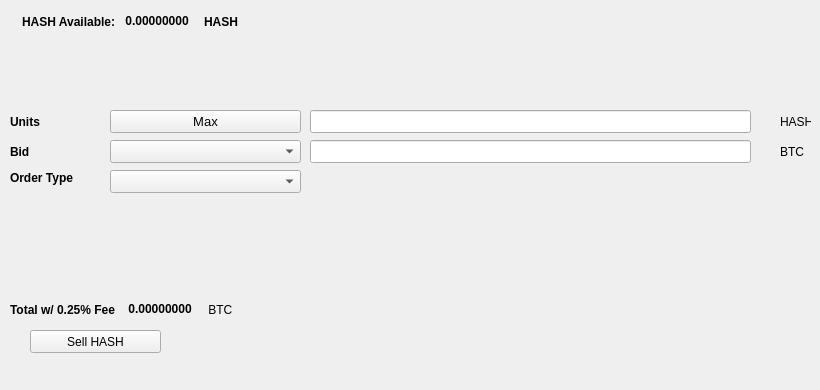
   <widget class="QWidget" name="SellTab">
    <attribute name="title">
     <string>Sell</string>
    </attribute>
    <widget class="QLabel" name="label_16">
     <property name="geometry">
      <rect>
       <x>780</x>
       <y>140</y>
       <width>31</width>
       <height>23</height>
      </rect>
     </property>
     <property name="text">
      <string>BTC</string>
     </property>
    </widget>
    <widget class="QComboBox" name="SellBidcomboBox">
     <property name="geometry">
      <rect>
       <x>110</x>
       <y>140</y>
       <width>191</width>
       <height>23</height>
      </rect>
     </property>
     <property name="font">
      <font>
       <pointsize>10</pointsize>
      </font>
     </property>
    </widget>
    <widget class="QLabel" name="label_18">
     <property name="geometry">
      <rect>
       <x>10</x>
       <y>110</y>
       <width>46</width>
       <height>23</height>
      </rect>
     </property>
     <property name="font">
      <font>
       <weight>75</weight>
       <bold>true</bold>
      </font>
     </property>
     <property name="text">
      <string>Units</string>
     </property>
    </widget>
    <widget class="QPushButton" name="Sell_Max_Amount">
     <property name="geometry">
      <rect>
       <x>110</x>
       <y>110</y>
       <width>191</width>
       <height>23</height>
      </rect>
     </property>
     <property name="font">
      <font>
       <pointsize>10</pointsize>
      </font>
     </property>
     <property name="text">
      <string>Max</string>
     </property>
    </widget>
    <widget class="QLabel" name="label_20">
     <property name="geometry">
      <rect>
       <x>10</x>
       <y>170</y>
       <width>91</width>
       <height>16</height>
      </rect>
     </property>
     <property name="font">
      <font>
       <weight>75</weight>
       <bold>true</bold>
      </font>
     </property>
     <property name="text">
      <string>Order Type</string>
     </property>
    </widget>
    <widget class="QComboBox" name="SellOrdertypeCombo">
     <property name="geometry">
      <rect>
       <x>110</x>
       <y>170</y>
       <width>191</width>
       <height>23</height>
      </rect>
     </property>
     <property name="font">
      <font>
       <pointsize>10</pointsize>
      </font>
     </property>
    </widget>
    <widget class="QLabel" name="label_21">
     <property name="geometry">
      <rect>
       <x>10</x>
       <y>140</y>
       <width>46</width>
       <height>23</height>
      </rect>
     </property>
     <property name="font">
      <font>
       <weight>75</weight>
       <bold>true</bold>
      </font>
     </property>
     <property name="text">
      <string>Bid</string>
     </property>
    </widget>
    <widget class="QLabel" name="label_22">
     <property name="geometry">
      <rect>
       <x>780</x>
       <y>110</y>
       <width>31</width>
       <height>23</height>
      </rect>
     </property>
     <property name="text">
      <string>HASH</string>
     </property>
    </widget>
    <widget class="QLineEdit" name="UnitsInputHASH">
     <property name="geometry">
      <rect>
       <x>310</x>
       <y>110</y>
       <width>441</width>
       <height>23</height>
      </rect>
     </property>
     <property name="font">
      <font>
       <pointsize>9</pointsize>
       <weight>75</weight>
       <bold>true</bold>
      </font>
     </property>
    </widget>
    <widget class="QLineEdit" name="SellBidPriceEdit">
     <property name="geometry">
      <rect>
       <x>310</x>
       <y>140</y>
       <width>441</width>
       <height>23</height>
      </rect>
     </property>
     <property name="font">
      <font>
       <pointsize>9</pointsize>
       <weight>75</weight>
       <bold>true</bold>
      </font>
     </property>
    </widget>
    <widget class="QPushButton" name="SellHASHBTN">
     <property name="geometry">
      <rect>
       <x>30</x>
       <y>330</y>
       <width>131</width>
       <height>23</height>
      </rect>
     </property>
     <property name="text">
      <string>Sell HASH</string>
     </property>
     <property name="icon">
      <iconset resource="../bhash">
       <normaloff>:/icons/bitcoin</normaloff>:/icons/bitcoin</iconset>
     </property>
    </widget>
    <widget class="QWidget" name="layoutWidget3">
     <property name="geometry">
      <rect>
       <x>22</x>
       <y>12</y>
       <width>258</width>
       <height>19</height>
      </rect>
     </property>
     <layout class="QHBoxLayout" name="horizontalLayout">
      <item>
       <widget class="QLabel" name="label232_2">
        <property name="font">
         <font>
          <weight>75</weight>
          <bold>true</bold>
         </font>
        </property>
        <property name="text">
         <string>HASH Available:</string>
        </property>
       </widget>
      </item>
      <item>
       <widget class="QLabel" name="HASHAvailableLabel">
        <property name="palette">
         <palette>
          <active>
           <colorrole role="WindowText">
            <brush brushstyle="SolidPattern">
             <color alpha="255">
              <red>0</red>
              <green>0</green>
              <blue>0</blue>
             </color>
            </brush>
           </colorrole>
           <colorrole role="Button">
            <brush brushstyle="SolidPattern">
             <color alpha="255">
              <red>0</red>
              <green>170</green>
              <blue>0</blue>
             </color>
            </brush>
           </colorrole>
           <colorrole role="Light">
            <brush brushstyle="SolidPattern">
             <color alpha="255">
              <red>0</red>
              <green>255</green>
              <blue>0</blue>
             </color>
            </brush>
           </colorrole>
           <colorrole role="Midlight">
            <brush brushstyle="SolidPattern">
             <color alpha="255">
              <red>0</red>
              <green>212</green>
              <blue>0</blue>
             </color>
            </brush>
           </colorrole>
           <colorrole role="Dark">
            <brush brushstyle="SolidPattern">
             <color alpha="255">
              <red>0</red>
              <green>85</green>
              <blue>0</blue>
             </color>
            </brush>
           </colorrole>
           <colorrole role="Mid">
            <brush brushstyle="SolidPattern">
             <color alpha="255">
              <red>0</red>
              <green>113</green>
              <blue>0</blue>
             </color>
            </brush>
           </colorrole>
           <colorrole role="Text">
            <brush brushstyle="SolidPattern">
             <color alpha="255">
              <red>0</red>
              <green>170</green>
              <blue>0</blue>
             </color>
            </brush>
           </colorrole>
           <colorrole role="BrightText">
            <brush brushstyle="SolidPattern">
             <color alpha="255">
              <red>255</red>
              <green>255</green>
              <blue>255</blue>
             </color>
            </brush>
           </colorrole>
           <colorrole role="ButtonText">
            <brush brushstyle="SolidPattern">
             <color alpha="255">
              <red>0</red>
              <green>0</green>
              <blue>0</blue>
             </color>
            </brush>
           </colorrole>
           <colorrole role="Base">
            <brush brushstyle="SolidPattern">
             <color alpha="255">
              <red>255</red>
              <green>255</green>
              <blue>255</blue>
             </color>
            </brush>
           </colorrole>
           <colorrole role="Window">
            <brush brushstyle="SolidPattern">
             <color alpha="255">
              <red>0</red>
              <green>170</green>
              <blue>0</blue>
             </color>
            </brush>
           </colorrole>
           <colorrole role="Shadow">
            <brush brushstyle="SolidPattern">
             <color alpha="255">
              <red>0</red>
              <green>0</green>
              <blue>0</blue>
             </color>
            </brush>
           </colorrole>
           <colorrole role="AlternateBase">
            <brush brushstyle="SolidPattern">
             <color alpha="255">
              <red>127</red>
              <green>212</green>
              <blue>127</blue>
             </color>
            </brush>
           </colorrole>
           <colorrole role="ToolTipBase">
            <brush brushstyle="SolidPattern">
             <color alpha="255">
              <red>255</red>
              <green>255</green>
              <blue>220</blue>
             </color>
            </brush>
           </colorrole>
           <colorrole role="ToolTipText">
            <brush brushstyle="SolidPattern">
             <color alpha="255">
              <red>0</red>
              <green>0</green>
              <blue>0</blue>
             </color>
            </brush>
           </colorrole>
          </active>
          <inactive>
           <colorrole role="WindowText">
            <brush brushstyle="SolidPattern">
             <color alpha="255">
              <red>0</red>
              <green>0</green>
              <blue>0</blue>
             </color>
            </brush>
           </colorrole>
           <colorrole role="Button">
            <brush brushstyle="SolidPattern">
             <color alpha="255">
              <red>0</red>
              <green>170</green>
              <blue>0</blue>
             </color>
            </brush>
           </colorrole>
           <colorrole role="Light">
            <brush brushstyle="SolidPattern">
             <color alpha="255">
              <red>0</red>
              <green>255</green>
              <blue>0</blue>
             </color>
            </brush>
           </colorrole>
           <colorrole role="Midlight">
            <brush brushstyle="SolidPattern">
             <color alpha="255">
              <red>0</red>
              <green>212</green>
              <blue>0</blue>
             </color>
            </brush>
           </colorrole>
           <colorrole role="Dark">
            <brush brushstyle="SolidPattern">
             <color alpha="255">
              <red>0</red>
              <green>85</green>
              <blue>0</blue>
             </color>
            </brush>
           </colorrole>
           <colorrole role="Mid">
            <brush brushstyle="SolidPattern">
             <color alpha="255">
              <red>0</red>
              <green>113</green>
              <blue>0</blue>
             </color>
            </brush>
           </colorrole>
           <colorrole role="Text">
            <brush brushstyle="SolidPattern">
             <color alpha="255">
              <red>0</red>
              <green>170</green>
              <blue>0</blue>
             </color>
            </brush>
           </colorrole>
           <colorrole role="BrightText">
            <brush brushstyle="SolidPattern">
             <color alpha="255">
              <red>255</red>
              <green>255</green>
              <blue>255</blue>
             </color>
            </brush>
           </colorrole>
           <colorrole role="ButtonText">
            <brush brushstyle="SolidPattern">
             <color alpha="255">
              <red>0</red>
              <green>0</green>
              <blue>0</blue>
             </color>
            </brush>
           </colorrole>
           <colorrole role="Base">
            <brush brushstyle="SolidPattern">
             <color alpha="255">
              <red>255</red>
              <green>255</green>
              <blue>255</blue>
             </color>
            </brush>
           </colorrole>
           <colorrole role="Window">
            <brush brushstyle="SolidPattern">
             <color alpha="255">
              <red>0</red>
              <green>170</green>
              <blue>0</blue>
             </color>
            </brush>
           </colorrole>
           <colorrole role="Shadow">
            <brush brushstyle="SolidPattern">
             <color alpha="255">
              <red>0</red>
              <green>0</green>
              <blue>0</blue>
             </color>
            </brush>
           </colorrole>
           <colorrole role="AlternateBase">
            <brush brushstyle="SolidPattern">
             <color alpha="255">
              <red>127</red>
              <green>212</green>
              <blue>127</blue>
             </color>
            </brush>
           </colorrole>
           <colorrole role="ToolTipBase">
            <brush brushstyle="SolidPattern">
             <color alpha="255">
              <red>255</red>
              <green>255</green>
              <blue>220</blue>
             </color>
            </brush>
           </colorrole>
           <colorrole role="ToolTipText">
            <brush brushstyle="SolidPattern">
             <color alpha="255">
              <red>0</red>
              <green>0</green>
              <blue>0</blue>
             </color>
            </brush>
           </colorrole>
          </inactive>
          <disabled>
           <colorrole role="WindowText">
            <brush brushstyle="SolidPattern">
             <color alpha="255">
              <red>0</red>
              <green>85</green>
              <blue>0</blue>
             </color>
            </brush>
           </colorrole>
           <colorrole role="Button">
            <brush brushstyle="SolidPattern">
             <color alpha="255">
              <red>0</red>
              <green>170</green>
              <blue>0</blue>
             </color>
            </brush>
           </colorrole>
           <colorrole role="Light">
            <brush brushstyle="SolidPattern">
             <color alpha="255">
              <red>0</red>
              <green>255</green>
              <blue>0</blue>
             </color>
            </brush>
           </colorrole>
           <colorrole role="Midlight">
            <brush brushstyle="SolidPattern">
             <color alpha="255">
              <red>0</red>
              <green>212</green>
              <blue>0</blue>
             </color>
            </brush>
           </colorrole>
           <colorrole role="Dark">
            <brush brushstyle="SolidPattern">
             <color alpha="255">
              <red>0</red>
              <green>85</green>
              <blue>0</blue>
             </color>
            </brush>
           </colorrole>
           <colorrole role="Mid">
            <brush brushstyle="SolidPattern">
             <color alpha="255">
              <red>0</red>
              <green>113</green>
              <blue>0</blue>
             </color>
            </brush>
           </colorrole>
           <colorrole role="Text">
            <brush brushstyle="SolidPattern">
             <color alpha="255">
              <red>0</red>
              <green>85</green>
              <blue>0</blue>
             </color>
            </brush>
           </colorrole>
           <colorrole role="BrightText">
            <brush brushstyle="SolidPattern">
             <color alpha="255">
              <red>255</red>
              <green>255</green>
              <blue>255</blue>
             </color>
            </brush>
           </colorrole>
           <colorrole role="ButtonText">
            <brush brushstyle="SolidPattern">
             <color alpha="255">
              <red>0</red>
              <green>85</green>
              <blue>0</blue>
             </color>
            </brush>
           </colorrole>
           <colorrole role="Base">
            <brush brushstyle="SolidPattern">
             <color alpha="255">
              <red>0</red>
              <green>170</green>
              <blue>0</blue>
             </color>
            </brush>
           </colorrole>
           <colorrole role="Window">
            <brush brushstyle="SolidPattern">
             <color alpha="255">
              <red>0</red>
              <green>170</green>
              <blue>0</blue>
             </color>
            </brush>
           </colorrole>
           <colorrole role="Shadow">
            <brush brushstyle="SolidPattern">
             <color alpha="255">
              <red>0</red>
              <green>0</green>
              <blue>0</blue>
             </color>
            </brush>
           </colorrole>
           <colorrole role="AlternateBase">
            <brush brushstyle="SolidPattern">
             <color alpha="255">
              <red>0</red>
              <green>170</green>
              <blue>0</blue>
             </color>
            </brush>
           </colorrole>
           <colorrole role="ToolTipBase">
            <brush brushstyle="SolidPattern">
             <color alpha="255">
              <red>255</red>
              <green>255</green>
              <blue>220</blue>
             </color>
            </brush>
           </colorrole>
           <colorrole role="ToolTipText">
            <brush brushstyle="SolidPattern">
             <color alpha="255">
              <red>0</red>
              <green>0</green>
              <blue>0</blue>
             </color>
            </brush>
           </colorrole>
          </disabled>
         </palette>
        </property>
        <property name="font">
         <font>
          <weight>75</weight>
          <bold>true</bold>
         </font>
        </property>
        <property name="text">
         <string> 0.00000000 </string>
        </property>
        <property name="textInteractionFlags">
         <set>Qt::LinksAccessibleByMouse|Qt::TextSelectableByKeyboard|Qt::TextSelectableByMouse</set>
        </property>
       </widget>
      </item>
      <item>
       <widget class="QLabel" name="labelHASH">
        <property name="font">
         <font>
          <weight>75</weight>
          <bold>true</bold>
         </font>
        </property>
        <property name="text">
         <string>HASH</string>
        </property>
       </widget>
      </item>
     </layout>
    </widget>
    <widget class="QWidget" name="layoutWidget">
     <property name="geometry">
      <rect>
       <x>10</x>
       <y>300</y>
       <width>268</width>
       <height>19</height>
      </rect>
     </property>
     <layout class="QHBoxLayout" name="horizontalLayout_2">
      <item>
       <widget class="QLabel" name="label_19">
        <property name="font">
         <font>
          <weight>75</weight>
          <bold>true</bold>
         </font>
        </property>
        <property name="text">
         <string>Total w/ 0.25% Fee </string>
        </property>
       </widget>
      </item>
      <item>
       <widget class="QLabel" name="SellCostLabel">
        <property name="palette">
         <palette>
          <active>
           <colorrole role="WindowText">
            <brush brushstyle="SolidPattern">
             <color alpha="255">
              <red>0</red>
              <green>0</green>
              <blue>0</blue>
             </color>
            </brush>
           </colorrole>
           <colorrole role="Button">
            <brush brushstyle="SolidPattern">
             <color alpha="255">
              <red>0</red>
              <green>170</green>
              <blue>0</blue>
             </color>
            </brush>
           </colorrole>
           <colorrole role="Light">
            <brush brushstyle="SolidPattern">
             <color alpha="255">
              <red>0</red>
              <green>255</green>
              <blue>0</blue>
             </color>
            </brush>
           </colorrole>
           <colorrole role="Midlight">
            <brush brushstyle="SolidPattern">
             <color alpha="255">
              <red>0</red>
              <green>212</green>
              <blue>0</blue>
             </color>
            </brush>
           </colorrole>
           <colorrole role="Dark">
            <brush brushstyle="SolidPattern">
             <color alpha="255">
              <red>0</red>
              <green>85</green>
              <blue>0</blue>
             </color>
            </brush>
           </colorrole>
           <colorrole role="Mid">
            <brush brushstyle="SolidPattern">
             <color alpha="255">
              <red>0</red>
              <green>113</green>
              <blue>0</blue>
             </color>
            </brush>
           </colorrole>
           <colorrole role="Text">
            <brush brushstyle="SolidPattern">
             <color alpha="255">
              <red>0</red>
              <green>170</green>
              <blue>0</blue>
             </color>
            </brush>
           </colorrole>
           <colorrole role="BrightText">
            <brush brushstyle="SolidPattern">
             <color alpha="255">
              <red>255</red>
              <green>255</green>
              <blue>255</blue>
             </color>
            </brush>
           </colorrole>
           <colorrole role="ButtonText">
            <brush brushstyle="SolidPattern">
             <color alpha="255">
              <red>0</red>
              <green>0</green>
              <blue>0</blue>
             </color>
            </brush>
           </colorrole>
           <colorrole role="Base">
            <brush brushstyle="SolidPattern">
             <color alpha="255">
              <red>255</red>
              <green>255</green>
              <blue>255</blue>
             </color>
            </brush>
           </colorrole>
           <colorrole role="Window">
            <brush brushstyle="SolidPattern">
             <color alpha="255">
              <red>0</red>
              <green>170</green>
              <blue>0</blue>
             </color>
            </brush>
           </colorrole>
           <colorrole role="Shadow">
            <brush brushstyle="SolidPattern">
             <color alpha="255">
              <red>0</red>
              <green>0</green>
              <blue>0</blue>
             </color>
            </brush>
           </colorrole>
           <colorrole role="AlternateBase">
            <brush brushstyle="SolidPattern">
             <color alpha="255">
              <red>127</red>
              <green>212</green>
              <blue>127</blue>
             </color>
            </brush>
           </colorrole>
           <colorrole role="ToolTipBase">
            <brush brushstyle="SolidPattern">
             <color alpha="255">
              <red>255</red>
              <green>255</green>
              <blue>220</blue>
             </color>
            </brush>
           </colorrole>
           <colorrole role="ToolTipText">
            <brush brushstyle="SolidPattern">
             <color alpha="255">
              <red>0</red>
              <green>0</green>
              <blue>0</blue>
             </color>
            </brush>
           </colorrole>
          </active>
          <inactive>
           <colorrole role="WindowText">
            <brush brushstyle="SolidPattern">
             <color alpha="255">
              <red>0</red>
              <green>0</green>
              <blue>0</blue>
             </color>
            </brush>
           </colorrole>
           <colorrole role="Button">
            <brush brushstyle="SolidPattern">
             <color alpha="255">
              <red>0</red>
              <green>170</green>
              <blue>0</blue>
             </color>
            </brush>
           </colorrole>
           <colorrole role="Light">
            <brush brushstyle="SolidPattern">
             <color alpha="255">
              <red>0</red>
              <green>255</green>
              <blue>0</blue>
             </color>
            </brush>
           </colorrole>
           <colorrole role="Midlight">
            <brush brushstyle="SolidPattern">
             <color alpha="255">
              <red>0</red>
              <green>212</green>
              <blue>0</blue>
             </color>
            </brush>
           </colorrole>
           <colorrole role="Dark">
            <brush brushstyle="SolidPattern">
             <color alpha="255">
              <red>0</red>
              <green>85</green>
              <blue>0</blue>
             </color>
            </brush>
           </colorrole>
           <colorrole role="Mid">
            <brush brushstyle="SolidPattern">
             <color alpha="255">
              <red>0</red>
              <green>113</green>
              <blue>0</blue>
             </color>
            </brush>
           </colorrole>
           <colorrole role="Text">
            <brush brushstyle="SolidPattern">
             <color alpha="255">
              <red>0</red>
              <green>170</green>
              <blue>0</blue>
             </color>
            </brush>
           </colorrole>
           <colorrole role="BrightText">
            <brush brushstyle="SolidPattern">
             <color alpha="255">
              <red>255</red>
              <green>255</green>
              <blue>255</blue>
             </color>
            </brush>
           </colorrole>
           <colorrole role="ButtonText">
            <brush brushstyle="SolidPattern">
             <color alpha="255">
              <red>0</red>
              <green>0</green>
              <blue>0</blue>
             </color>
            </brush>
           </colorrole>
           <colorrole role="Base">
            <brush brushstyle="SolidPattern">
             <color alpha="255">
              <red>255</red>
              <green>255</green>
              <blue>255</blue>
             </color>
            </brush>
           </colorrole>
           <colorrole role="Window">
            <brush brushstyle="SolidPattern">
             <color alpha="255">
              <red>0</red>
              <green>170</green>
              <blue>0</blue>
             </color>
            </brush>
           </colorrole>
           <colorrole role="Shadow">
            <brush brushstyle="SolidPattern">
             <color alpha="255">
              <red>0</red>
              <green>0</green>
              <blue>0</blue>
             </color>
            </brush>
           </colorrole>
           <colorrole role="AlternateBase">
            <brush brushstyle="SolidPattern">
             <color alpha="255">
              <red>127</red>
              <green>212</green>
              <blue>127</blue>
             </color>
            </brush>
           </colorrole>
           <colorrole role="ToolTipBase">
            <brush brushstyle="SolidPattern">
             <color alpha="255">
              <red>255</red>
              <green>255</green>
              <blue>220</blue>
             </color>
            </brush>
           </colorrole>
           <colorrole role="ToolTipText">
            <brush brushstyle="SolidPattern">
             <color alpha="255">
              <red>0</red>
              <green>0</green>
              <blue>0</blue>
             </color>
            </brush>
           </colorrole>
          </inactive>
          <disabled>
           <colorrole role="WindowText">
            <brush brushstyle="SolidPattern">
             <color alpha="255">
              <red>0</red>
              <green>85</green>
              <blue>0</blue>
             </color>
            </brush>
           </colorrole>
           <colorrole role="Button">
            <brush brushstyle="SolidPattern">
             <color alpha="255">
              <red>0</red>
              <green>170</green>
              <blue>0</blue>
             </color>
            </brush>
           </colorrole>
           <colorrole role="Light">
            <brush brushstyle="SolidPattern">
             <color alpha="255">
              <red>0</red>
              <green>255</green>
              <blue>0</blue>
             </color>
            </brush>
           </colorrole>
           <colorrole role="Midlight">
            <brush brushstyle="SolidPattern">
             <color alpha="255">
              <red>0</red>
              <green>212</green>
              <blue>0</blue>
             </color>
            </brush>
           </colorrole>
           <colorrole role="Dark">
            <brush brushstyle="SolidPattern">
             <color alpha="255">
              <red>0</red>
              <green>85</green>
              <blue>0</blue>
             </color>
            </brush>
           </colorrole>
           <colorrole role="Mid">
            <brush brushstyle="SolidPattern">
             <color alpha="255">
              <red>0</red>
              <green>113</green>
              <blue>0</blue>
             </color>
            </brush>
           </colorrole>
           <colorrole role="Text">
            <brush brushstyle="SolidPattern">
             <color alpha="255">
              <red>0</red>
              <green>85</green>
              <blue>0</blue>
             </color>
            </brush>
           </colorrole>
           <colorrole role="BrightText">
            <brush brushstyle="SolidPattern">
             <color alpha="255">
              <red>255</red>
              <green>255</green>
              <blue>255</blue>
             </color>
            </brush>
           </colorrole>
           <colorrole role="ButtonText">
            <brush brushstyle="SolidPattern">
             <color alpha="255">
              <red>0</red>
              <green>85</green>
              <blue>0</blue>
             </color>
            </brush>
           </colorrole>
           <colorrole role="Base">
            <brush brushstyle="SolidPattern">
             <color alpha="255">
              <red>0</red>
              <green>170</green>
              <blue>0</blue>
             </color>
            </brush>
           </colorrole>
           <colorrole role="Window">
            <brush brushstyle="SolidPattern">
             <color alpha="255">
              <red>0</red>
              <green>170</green>
              <blue>0</blue>
             </color>
            </brush>
           </colorrole>
           <colorrole role="Shadow">
            <brush brushstyle="SolidPattern">
             <color alpha="255">
              <red>0</red>
              <green>0</green>
              <blue>0</blue>
             </color>
            </brush>
           </colorrole>
           <colorrole role="AlternateBase">
            <brush brushstyle="SolidPattern">
             <color alpha="255">
              <red>0</red>
              <green>170</green>
              <blue>0</blue>
             </color>
            </brush>
           </colorrole>
           <colorrole role="ToolTipBase">
            <brush brushstyle="SolidPattern">
             <color alpha="255">
              <red>255</red>
              <green>255</green>
              <blue>220</blue>
             </color>
            </brush>
           </colorrole>
           <colorrole role="ToolTipText">
            <brush brushstyle="SolidPattern">
             <color alpha="255">
              <red>0</red>
              <green>0</green>
              <blue>0</blue>
             </color>
            </brush>
           </colorrole>
          </disabled>
         </palette>
        </property>
        <property name="font">
         <font>
          <weight>75</weight>
          <bold>true</bold>
         </font>
        </property>
        <property name="autoFillBackground">
         <bool>false</bool>
        </property>
        <property name="text">
         <string> 0.00000000</string>
        </property>
        <property name="textInteractionFlags">
         <set>Qt::LinksAccessibleByMouse|Qt::TextSelectableByMouse</set>
        </property>
       </widget>
      </item>
      <item>
       <widget class="QLabel" name="label_17">
        <property name="font">
         <font>
          <weight>50</weight>
          <bold>false</bold>
         </font>
        </property>
        <property name="text">
         <string> BTC</string>
        </property>
       </widget>
      </item>
     </layout>
    </widget>
    <widget class="QLabel" name="label_23">
     <property name="geometry">
      <rect>
       <x>460</x>
       <y>300</y>
       <width>281</width>
       <height>81</height>
      </rect>
     </property>
     <property name="text">
      <string/>
     </property>
     <property name="pixmap">
      <pixmap>:/images/bittrex</pixmap>
     </property>
    </widget>
   </widget>
